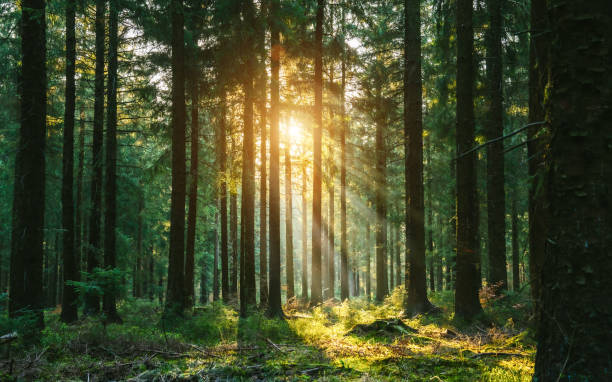
#> input picture Image Processing/img/forrest.jpg, 612 x 382 px
$ jupyter execute 'Dominant Color Extraction.ipynb'
#> lines starting #> are read from the running program, lines starting #| are printed output that depends on the picture; after the words box and inside, x2 and y2 are one past the last pixel; in counts of white or black regions, pixels touching at a corner belong together; long printed decimals are rounded
[cell 1]
import cv2
import numpy as np
import matplotlib.pyplot as plt

[cell 2]
img=cv2.imread("../img/forrest.jpg")
#> img is the input picture: shape (382, 612, 3); mean B, G, R 42.9, 74.6, 69.1

[cell 3]
plt.figure(figsize=(14, 5))
# BGR to RGB [..., ::-1]
plt.imshow(img[..., ::-1])
plt.show()

[cell 4]
h,w,_=np.shape(img)
#> h = 382; w = 612
data=np.reshape(img,(h*w,3))
data=np.float32(data)

[cell 5]
number_clusters=5

criteria=(cv2.TERM_CRITERIA_EPS | cv2.TERM_CRITERIA_MAX_ITER,10,1.0)
flags=cv2.KMEANS_RANDOM_CENTERS
compactness,labels,centers=cv2.kmeans(data,number_clusters,None,criteria,10,flags)
#> compactness = 174127311.4; centers = [[85.91, 153.9, 170], [153, 209.7, 223.7], [17.71, 32.23, 23.74], [58.59, 107.3, 106.5], [37.45, 69.35, 54.18]]

centers
#> Out has the same summary as centers

[cell 6]
def create_bar(h,w,color):
    bar=np.zeros((h,w,3),np.uint8)
    bar[:]=color
    r,g,b=int(color[2]),int(color[1]),int(color[0])
    return bar,(r,g,b)

[cell 7]
bars=[]
rgb_values=[]

for index,row in enumerate(centers):
    bar,rgb =create_bar(400,400,row)
    bars.append(bar)
    rgb_values.append(rgb)
#> this loop made 5 passes
#> (row, r in create_bar, g in create_bar, b in create_bar) on passes 1 to 5: ([85.91, 153.9, 170], 169, 153, 85), ([153, 209.7, 223.7], 223, 209, 153), ([17.71, 32.23, 23.74], 23, 32, 17), ([58.59, 107.3, 106.5], 106, 107, 58), ([37.45, 69.35, 54.18], 54, 69, 37)
#> pass 1, `bar,rgb =create_bar(400,400,row)`:
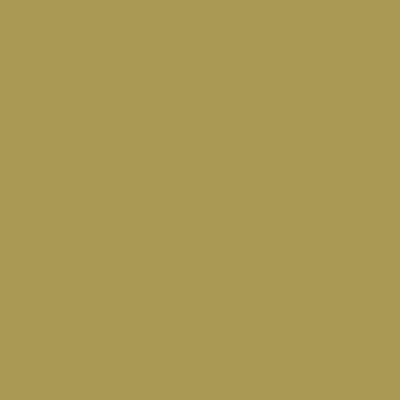
#> bar: shape (400, 400, 3); mean of channels 0, 1, 2 85, 153, 169; drawn as B, G, R
#> pass 2, `bar,rgb =create_bar(400,400,row)`:
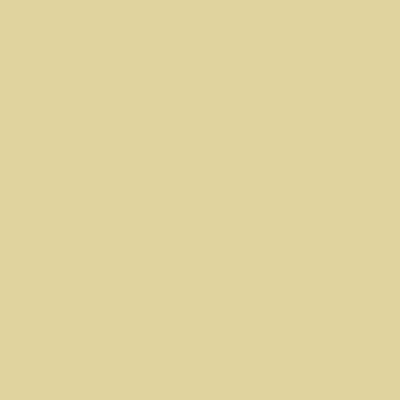
#> bar: shape (400, 400, 3); mean of channels 0, 1, 2 153, 209, 223; drawn as B, G, R
#> pass 3, `bar,rgb =create_bar(400,400,row)`:
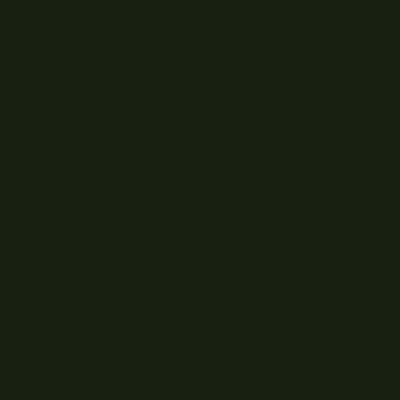
#> bar: shape (400, 400, 3); mean of channels 0, 1, 2 17, 32, 23; drawn as B, G, R
#> after the loop, bars = 5 items; rgb_values = [(169, 153, 85), (223, 209, 153), (23, 32, 17), (106, 107, 58), (54, 69, 37)]
img_bar=np.hstack(bars)
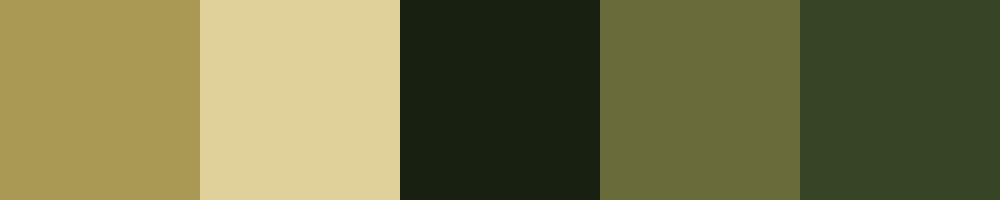
#> img_bar: shape (400, 2000, 3) (shown at 1/2 size); mean of channels 0, 1, 2 70, 114, 115; drawn as B, G, R


plt.figure(figsize=(14, 5))
# BGR to RGB [..., ::-1]
plt.imshow(img_bar[..., ::-1])
plt.show()

[cell 8]
font=cv2.FONT_HERSHEY_SIMPLEX

for index,row in enumerate(centers):
    image=cv2.putText(img_bar,f'{index+1}. RGB:{row}',(5+400*index,400-10),
                   font,0.5,(255,0,0),1,cv2.LINE_AA)
    print(f'{index+1}. RGB{row}')
#> this loop made 5 passes
#| 1. RGB[ 85.906 153.894 169.971]
#| 2. RGB[153.041 209.717 223.680]
#| 3. RGB[17.714 32.230  23.739 ]
#| 4. RGB[ 58.593 107.291  106.520]
#| 5. RGB[37.447 69.352 54.182]
#> pass 2, `image=cv2.putText(img_bar,f'{index+1}. RGB:{row}',(5+400*index,400-10)..`:
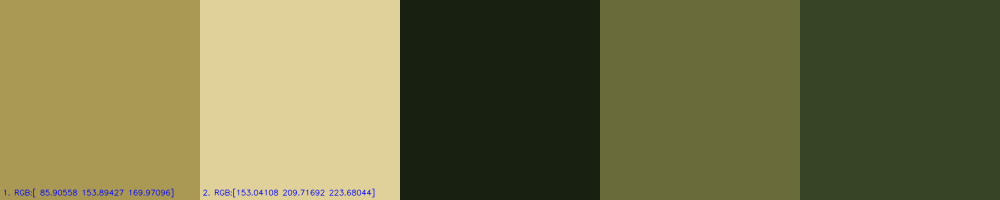
#> image: shape (400, 2000, 3) (shown at 1/2 size); mean of channels 0, 1, 2 70.3, 113.5, 114.5; drawn as B, G, R
#> pass 3, `image=cv2.putText(img_bar,f'{index+1}. RGB:{row}',(5+400*index,400-10)..`:
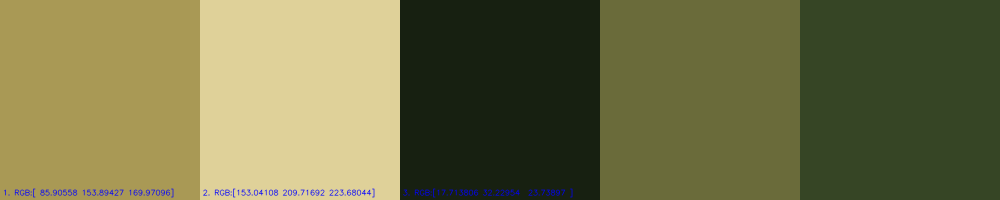
#> image: shape (400, 2000, 3) (shown at 1/2 size); 0.27% of pixels changed, all inside (x1, y1, x2, y2) = (806, 377, 1146, 396); drawn as B, G, R
#> after the loop:
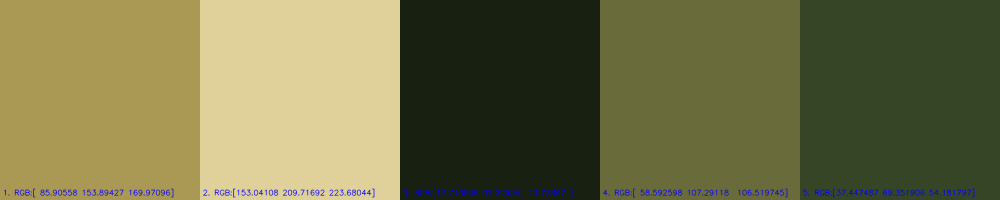
#> img_bar: shape (400, 2000, 3) (shown at 1/2 size); 1.44% of pixels changed, all inside (x1, y1, x2, y2) = (8, 377, 1950, 396); drawn as B, G, R
plt.figure(figsize=(14, 5))
# BGR to RGB [..., ::-1]
plt.subplot(2,1,1)
plt.imshow(img[..., ::-1])
plt.subplot(2,1,2)
plt.imshow(image[..., ::-1])
plt.show()
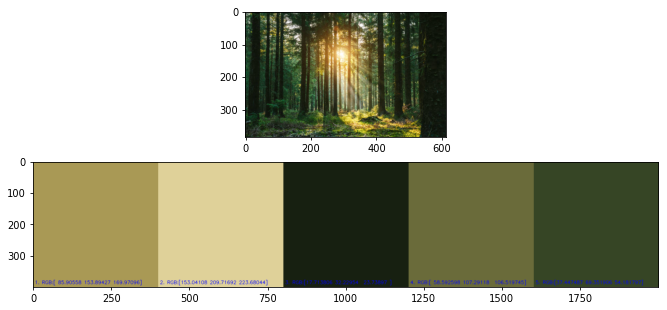
#> figure drawn by matplotlib, 2 panels

$ run again, with Image Processing/img/Sunflowers.jpg copied over Image Processing/img/forrest.jpg
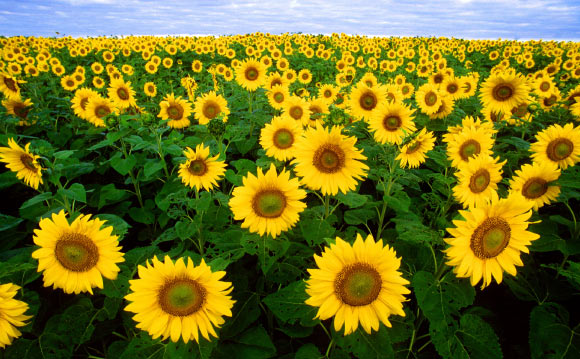
#> input picture Image Processing/img/Sunflowers.jpg, 580 x 359 px
#> img is the input picture: shape (359, 580, 3); mean B, G, R 33.5, 114.1, 115.8
#> compactness = 200643137.9; centers = [[14.15, 89.26, 51.76], [10.32, 195, 239.3], [3.02, 29.95, 15.42], [249.4, 206.9, 186.6], [7.61, 108.4, 141.5]]
#> Out has the same summary as centers
#> the loop `for index,row in enumerate(centers):` made 5 passes
#> row on passes 1 to 5: [14.15, 89.26, 51.76], [10.32, 195, 239.3], [3.02, 29.95, 15.42], [249.4, 206.9, 186.6], [7.61, 108.4, 141.5]
#> after the loop `for index,row in enumerate(centers):`: bars = 5 items; rgb_values = [(51, 89, 14), (239, 195, 10), (15, 29, 3), (186, 206, 249), (141, 108, 7)]
#> the loop `for index,row in enumerate(centers):` made 5 passes
#> (printed output is left out)
#> after the loop `for index,row in enumerate(centers):`:
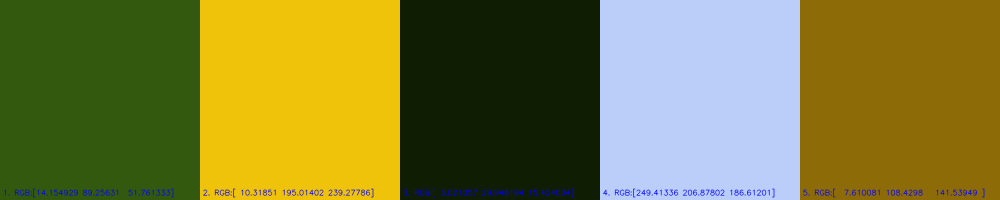
#> img_bar: shape (400, 2000, 3) (shown at 1/2 size); mean of channels 0, 1, 2 57.8, 124.6, 125.6; drawn as B, G, R
#> `plt.show()`:
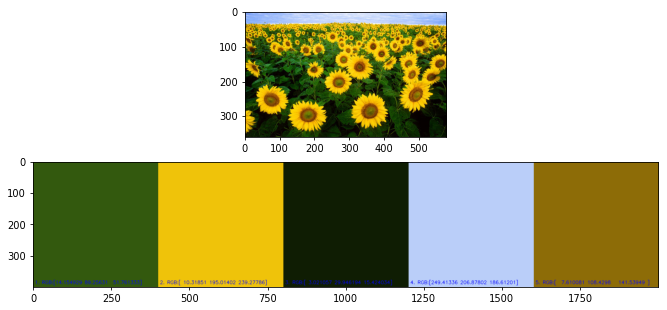
#> figure drawn by matplotlib, 2 panels
